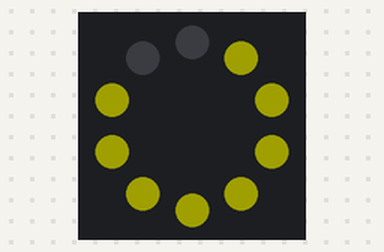
Bench run of a program on a simulated Circuit Playground running CircuitPython. Parts: the board's ring of 10 RGB LEDs (number 0 left of the top, counting anticlockwise). Dim RGB values are drawn brighter than linear.

Above: at 0.6 s.
At 1.53 s:
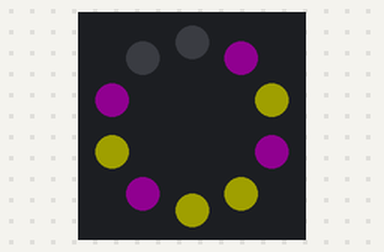

The program:

binaryCounter.py
```python
# (licence header left out)
# Modular Playground Binary Number Display

# Module Description:
# Displays a binary number on the CPX.

def displayByte(n, color0, color1, pix):
    # Uses bitmasks based on powers of two to display a byte
    # n is the number; color0 and color1 are RGB tuples; pix is a CPX's neopixels.
    pix[0] = OFF
    pix[9] = OFF
    for i in range(8):
        if (n & (2 ** i)):
            pix[8 - i] = color1
        else:
            pix[8 - i] = color0
    pix.show()

# set up neopixels
import neopixel
import board
import time

PURPLE = (16, 0, 16)
YELLOW = (32, 32, 0)
OFF = (0, 0, 0)

neoPixels = neopixel.NeoPixel(board.NEOPIXEL, 10, auto_write=False)
while True:
    for x in range(256):
        displayByte(x, PURPLE, YELLOW, neoPixels)
```

Measured:
- what the display in image 1 shows lasts 0.5 s, from 1.3 s to 1.8 s
